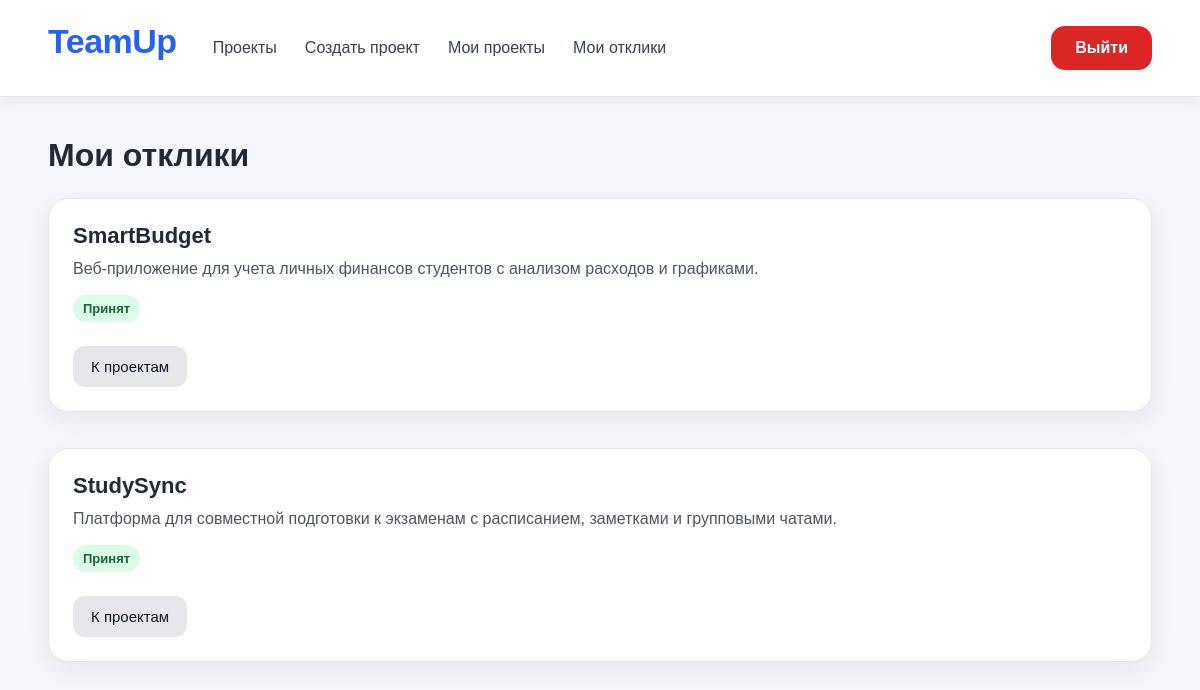
The app's page /my-applications (signed in) with its own data.
### app/models/application.py (models this page shows)
class Application(Base):
    __tablename__ = "applications"
    id: Mapped[int] = mapped_column(primary_key=True)
    status: Mapped[str] = mapped_column(String(1000), default="pending", nullable=False)
    project_id: Mapped[int] = mapped_column(ForeignKey("projects.id"), nullable=False)
    user_id: Mapped[int] = mapped_column(ForeignKey("users.id"), nullable=False)
    project = relationship("Project", back_populates="applications")
    user = relationship("User", back_populates="applications")

### app/models/project.py (models this page shows)
class Project(Base):
    __tablename__ = "projects"
    id: Mapped[int] = mapped_column(primary_key=True)
    title: Mapped[str] = mapped_column(String(255), nullable=False)
    description: Mapped[str] = mapped_column(String(1000), nullable=False)
    status: Mapped[str] = mapped_column(String(50), default="draft", nullable=False)
    max_participants: Mapped[int] = mapped_column(Integer, nullable=False, default=1)
    owner_id: Mapped[int] = mapped_column(ForeignKey("users.id"), nullable=False)
    owner = relationship("User", back_populates="projects")
    applications = relationship("Application", back_populates="project")

### app/api/applications.py (the view)
@router.get("/my-applications")
async def my_applications(
    request: Request,
    session: AsyncSession = Depends(get_session),
):
    user_id = request.session.get("user_id")
    if not user_id:
        return RedirectResponse(url="/login", status_code=303)
    application_repository = ApplicationRepository(session)
    application_service = ApplicationService(application_repository)
    applications = await application_service.get_user_applications(user_id)
    user_name = request.session.get("user_name")
    user_email = request.session.get("user_email")
    return templates.TemplateResponse(
        request=request,
        name="my_applications.html",
        context={
            "applications": applications,
            "user_name": user_name,
            "user_email": user_email
        }
    )

### templates/my_applications.html (shortened to what this page needs)
{% extends "base.html" %}
{% block content %}
<h1 class="page-title">Мои отклики</h1>
{% if applications %}
<div class="project-grid">
    {% for application in applications %}
    <div class="card project-card">
        <div>
            <h3>{{ application.project.title }}</h3>
            <p>{{ application.project.description }}</p>
        </div>
        <div class="meta">
            {% if application.status == "pending" %}
                <span class="badge badge-warning">На рассмотрении</span>
            {% elif application.status == "accepted" %}
                <span class="badge badge-success">Принят</span>
            {% elif application.status == "rejected" %}
                <span class="badge badge-muted">Отклонен</span>
            {% else %}
                <span class="badge badge-muted">{{ application.status }}</span>
            {% endif %}
        </div>
        <div class="actions">
            <a href="/projects" class="button button-secondary">
                К проектам
            </a>
        </div>
    </div>
    {% endfor %}
</div>
{% endif %}
{% endblock %}

### static/css/style.css (style rules this page uses)
* { box-sizing: border-box; }
body { font-family: Arial, sans-serif; background: #f4f6fb; margin: 0; color: #1f2937 }
a { color: inherit; text-decoration: none; }
.button { display: inline-block; border: none; cursor: pointer; background: #2563eb; color: white; padding: 12px 18px; border-radius: 12px; font-size: 15px; }
.button-secondary { background: #e5e7eb; color: #111827; }
.card { background: white; border: 1px solid #e5e7eb; border-radius: 20px; padding: 24px; box-shadow: 0 8px 24px rgba(15, 23, 42, 0.06); }
.card + .card { margin-top: 18px; }
.page-title { margin: 0 0 24px; font-size: 32px; }
.project-grid { display: grid; gap: 18px; }
.project-card { display: flex; flex-direction: column; gap: 14px; }
.project-card h3 { margin: 0 0 8px; font-size: 22px; }
.project-card p { margin: 0; line-height: 1.5; color: #4b5563; }
.meta { display: flex; flex-wrap: wrap; gap: 10px; font-size: 14px; margin-bottom: 10px; }
.badge { display: inline-block; background: #eef2ff; color: #3730a3; border-radius: 999px; padding: 6px 10px; font-size: 13px; font-weight: 600; }
.badge-success { background: #dcfce7; color: #166534; }
.actions { display: flex; flex-wrap: wrap; gap: 10px; margin-top: 10px; }
.actions { display: flex; align-items: center; flex-wrap: wrap; gap: 10px; margin-top: 0; }

### records on screen
Application: project "SmartBudget", project.description "Веб-приложение для учета личных финансов студентов с анализом расходов и графиками.", status "Принят"
Application: project "StudySync", project.description "Платформа для совместной подготовки к экзаменам с расписанием, заметками и групповыми чатами.", status "Принят"
